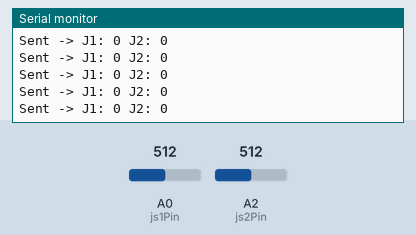
Simulated run of this sketch. Board: Arduino Uno, built with avr-gcc and run on an emulated ATmega328P. Shown: the last lines printed to the serial monitor. The inputs (shaded band) are chosen by the test bench; at power-on: A0 (js1Pin) = 512, A2 (js2Pin) = 512. No radio packets arrive unless stated.

Above: at 1.2 s.
1.3 s: A0 (js1Pin) set to 546
At 1.32 s:
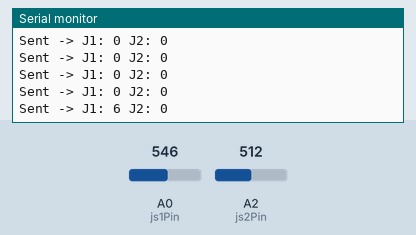
2.8 s: A0 (js1Pin) set to 575
At 2.83 s:
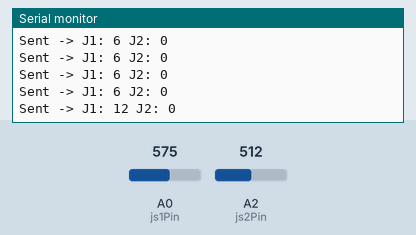
7.3 s: A2 (js2Pin) set to 1014
At 7.32 s:
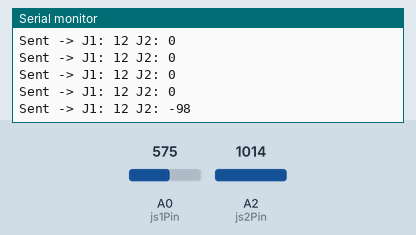
10.3 s: A2 (js2Pin) set to 1023
At 10.3 s:
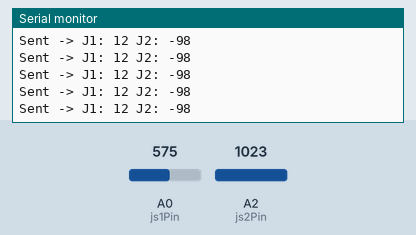
11.8 s: A0 (js1Pin) set to 7
At 11.81 s:
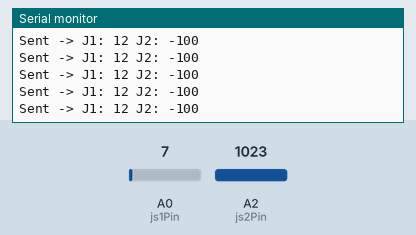
13.3 s: A0 (js1Pin) set to 4
At 13.33 s:
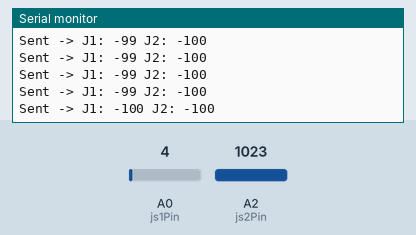
Timing chart, 0 to 15.8 s (numbered marks = the images above; inputs shaded):
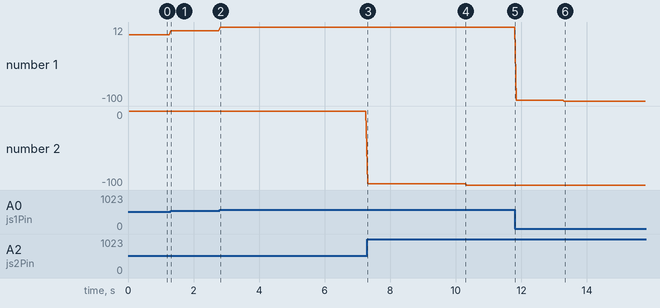

Measured:
- after the input at 1.3 s, the serial monitor: prints a new line at once (image 1)
- after the input at 2.8 s, the serial monitor: prints a new line at once (image 2)
- after the input at 7.3 s, the serial monitor: prints a new line at once (image 3)
- after the input at 13.3 s, the serial monitor: prints a new line at once (image 6)
- plotted number 1: 0 → 6 after the input at 1.3 s, 6 → 12 after the input at 2.8 s, 12 → -99 after the input at 11.8 s
- plotted number 2: 0 → -98 after the input at 7.3 s, -98 → -100 after the input at 10.3 s

The sketch:

transmitterMotorOnly.ino
```cpp
#include <SPI.h>
#include <nRF24L01.h>
#include <RF24.h>

// Create an RF24 object
RF24 radio(9, 8);  // CE, CSN
const byte address[6] = "00001";

// Define the structure clearly
struct JS_data {
  int js1;
  int js2;
};
JS_data data;

const int js1Pin = A0;
const int js2Pin = A2;

void setup() {
  Serial.begin(9600);

  if (!radio.begin()) {
    Serial.println("Radio hardware not responding!");
    while (1); // Halt if radio is not connected properly
  }

  radio.openWritingPipe(address);
  radio.setPALevel(RF24_PA_LOW); // Use LOW if testing on a desk to avoid saturation
  radio.setDataRate(RF24_250KBPS);
  radio.stopListening();

  Serial.println("Transmitter Initialized");
}

void loop() {
  // 1. Read raw values
  int raw1 = analogRead(js1Pin);
  int raw2 = analogRead(js2Pin);

  // 2. Map values to motor speeds
  // Note: Ensure your receiver handles negative values for reverse
  data.js1 = map(raw1, 0, 1023, -100, 100);
  data.js2 = map(raw2, 0, 1023, 100, -100);

  // 3. Send data
  bool success = radio.write(&data, sizeof(JS_data));

  if (success) {
    Serial.print("Sent -> J1: ");
    Serial.print(data.js1);
    Serial.print(" J2: ");
    Serial.println(data.js2);
  } else {
    Serial.println("Transmission failed - Check power/wiring");
  }

  delay(50); // Small delay to stabilize transmission
}
```
